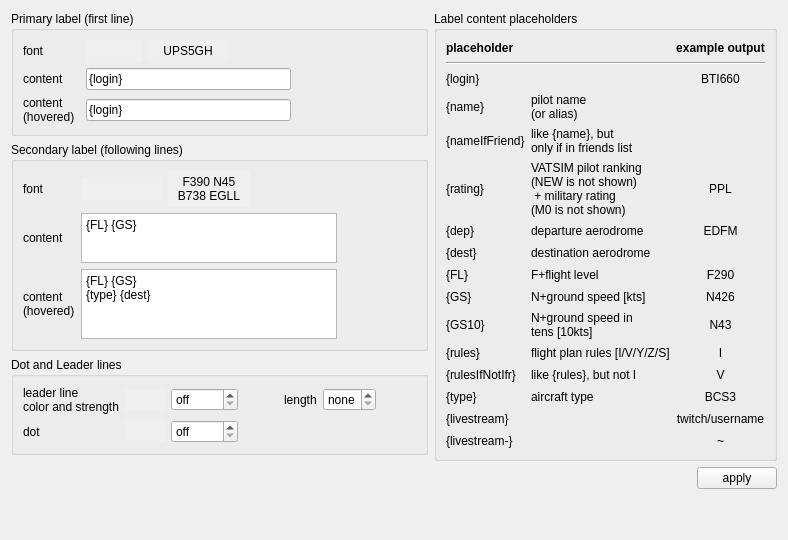
     <widget class="QWidget" name="tabPilots">
      <attribute name="title">
       <string>Pilots</string>
      </attribute>
      <layout class="QVBoxLayout" name="verticalLayout_7">
       <item>
        <layout class="QGridLayout" name="gridLayout_12">
         <item row="0" column="0">
          <widget class="QGroupBox" name="groupBox_5">
           <property name="title">
            <string>Primary label (first line)</string>
           </property>
           <layout class="QVBoxLayout" name="verticalLayout_17">
            <item>
             <layout class="QGridLayout" name="gridLayout_6">
              <item row="0" column="3" colspan="3">
               <spacer name="horizontalSpacer_10">
                <property name="orientation">
                 <enum>Qt::Horizontal</enum>
                </property>
                <property name="sizeHint" stdset="0">
                 <size>
                  <width>40</width>
                  <height>20</height>
                 </size>
                </property>
               </spacer>
              </item>
              <item row="0" column="0">
               <widget class="QLabel" name="label_30">
                <property name="text">
                 <string>font</string>
                </property>
                <property name="buddy">
                 <cstring>pbPilotFontColor</cstring>
                </property>
               </widget>
              </item>
              <item row="0" column="1">
               <widget class="QPushButton" name="pbPilotFontColor">
                <property name="autoFillBackground">
                 <bool>true</bool>
                </property>
                <property name="flat">
                 <bool>true</bool>
                </property>
               </widget>
              </item>
              <item row="1" column="4" colspan="2">
               <spacer name="horizontalSpacer_22">
                <property name="orientation">
                 <enum>Qt::Horizontal</enum>
                </property>
                <property name="sizeHint" stdset="0">
                 <size>
                  <width>40</width>
                  <height>20</height>
                 </size>
                </property>
               </spacer>
              </item>
              <item row="1" column="1" colspan="3">
               <widget class="QLineEdit" name="lineEditPilotPrimaryContent">
                <property name="text">
                 <string>{login}</string>
                </property>
               </widget>
              </item>
              <item row="0" column="2">
               <widget class="QPushButton" name="pbPilotFont">
                <property name="autoFillBackground">
                 <bool>true</bool>
                </property>
                <property name="text">
                 <string>UPS5GH</string>
                </property>
                <property name="flat">
                 <bool>true</bool>
                </property>
               </widget>
              </item>
              <item row="1" column="0">
               <widget class="QLabel" name="label_74">
                <property name="text">
                 <string>content</string>
                </property>
               </widget>
              </item>
              <item row="2" column="0">
               <widget class="QLabel" name="label_77">
                <property name="text">
                 <string>content
(hovered)</string>
                </property>
               </widget>
              </item>
              <item row="2" column="1" colspan="3">
               <widget class="QLineEdit" name="lineEditPilotPrimaryContentHovered">
                <property name="text">
                 <string>{login}</string>
                </property>
               </widget>
              </item>
             </layout>
            </item>
           </layout>
          </widget>
         </item>
         <item row="1" column="0">
          <widget class="QGroupBox" name="groupBox_6">
           <property name="title">
            <string>Secondary label (following lines)</string>
           </property>
           <layout class="QVBoxLayout" name="verticalLayout_21">
            <item>
             <layout class="QGridLayout" name="gridLayout_16">
              <item row="1" column="4">
               <spacer name="horizontalSpacer_21">
                <property name="orientation">
                 <enum>Qt::Horizontal</enum>
                </property>
                <property name="sizeHint" stdset="0">
                 <size>
                  <width>40</width>
                  <height>20</height>
                 </size>
                </property>
               </spacer>
              </item>
              <item row="1" column="0">
               <widget class="QLabel" name="label_18">
                <property name="text">
                 <string>content</string>
                </property>
               </widget>
              </item>
              <item row="0" column="2">
               <widget class="QPushButton" name="pbPilotFontSecondary">
                <property name="autoFillBackground">
                 <bool>true</bool>
                </property>
                <property name="text">
                 <string>F390 N45
B738 EGLL</string>
                </property>
                <property name="flat">
                 <bool>true</bool>
                </property>
               </widget>
              </item>
              <item row="1" column="1" colspan="3">
               <widget class="QPlainTextEdit" name="plainTextEditPilotSecondaryContent">
                <property name="maximumSize">
                 <size>
                  <width>16777215</width>
                  <height>50</height>
                 </size>
                </property>
                <property name="sizeAdjustPolicy">
                 <enum>QAbstractScrollArea::AdjustIgnored</enum>
                </property>
                <property name="lineWrapMode">
                 <enum>QPlainTextEdit::NoWrap</enum>
                </property>
                <property name="plainText">
                 <string>{FL} {GS}</string>
                </property>
               </widget>
              </item>
              <item row="0" column="3" colspan="2">
               <spacer name="horizontalSpacer_9">
                <property name="orientation">
                 <enum>Qt::Horizontal</enum>
                </property>
                <property name="sizeHint" stdset="0">
                 <size>
                  <width>40</width>
                  <height>20</height>
                 </size>
                </property>
               </spacer>
              </item>
              <item row="0" column="1">
               <widget class="QPushButton" name="pbPilotFontSecondaryColor">
                <property name="autoFillBackground">
                 <bool>true</bool>
                </property>
                <property name="flat">
                 <bool>true</bool>
                </property>
               </widget>
              </item>
              <item row="0" column="0">
               <widget class="QLabel" name="label_35">
                <property name="text">
                 <string>font</string>
                </property>
                <property name="buddy">
                 <cstring>pbPilotFontColor</cstring>
                </property>
               </widget>
              </item>
              <item row="2" column="0">
               <widget class="QLabel" name="label_73">
                <property name="text">
                 <string>content
(hovered)</string>
                </property>
               </widget>
              </item>
              <item row="2" column="1" colspan="3">
               <widget class="QPlainTextEdit" name="plainTextEditPilotSecondaryContentHovered">
                <property name="maximumSize">
                 <size>
                  <width>16777215</width>
                  <height>70</height>
                 </size>
                </property>
                <property name="lineWrapMode">
                 <enum>QPlainTextEdit::NoWrap</enum>
                </property>
                <property name="plainText">
                 <string>{FL} {GS}
{type} {dest}</string>
                </property>
               </widget>
              </item>
             </layout>
            </item>
           </layout>
          </widget>
         </item>
         <item row="2" column="0">
          <widget class="QGroupBox" name="groupBox_7">
           <property name="title">
            <string>Dot and Leader lines</string>
           </property>
           <layout class="QVBoxLayout" name="verticalLayout_18">
            <item>
             <layout class="QGridLayout" name="gridLayout_14">
              <item row="0" column="4">
               <widget class="QLabel" name="label_33">
                <property name="text">
                 <string>length</string>
                </property>
                <property name="buddy">
                 <cstring>spinBoxTimeline</cstring>
                </property>
               </widget>
              </item>
              <item row="0" column="0">
               <widget class="QLabel" name="label">
                <property name="sizePolicy">
                 <sizepolicy hsizetype="Preferred" vsizetype="Preferred">
                  <horstretch>0</horstretch>
                  <verstretch>0</verstretch>
                 </sizepolicy>
                </property>
                <property name="toolTip">
                 <string>Visualizes the current heading and speed of an airplane.</string>
                </property>
                <property name="text">
                 <string>leader line
color and strength</string>
                </property>
                <property name="buddy">
                 <cstring>pbTimeLineColor</cstring>
                </property>
               </widget>
              </item>
              <item row="0" column="5">
               <widget class="QSpinBox" name="spinBoxTimeline">
                <property name="toolTip">
                 <string>Length of Leader Line ahead of the airplane (in seconds corresponding to the speed of the aircraft)</string>
                </property>
                <property name="specialValueText">
                 <string>none</string>
                </property>
                <property name="accelerated">
                 <bool>true</bool>
                </property>
                <property name="suffix">
                 <string>s</string>
                </property>
                <property name="maximum">
                 <number>600</number>
                </property>
                <property name="singleStep">
                 <number>10</number>
                </property>
               </widget>
              </item>
              <item row="0" column="7">
               <spacer name="horizontalSpacer_13">
                <property name="orientation">
                 <enum>Qt::Horizontal</enum>
                </property>
                <property name="sizeHint" stdset="0">
                 <size>
                  <width>40</width>
                  <height>20</height>
                 </size>
                </property>
               </spacer>
              </item>
              <item row="0" column="3">
               <spacer name="horizontalSpacer_7">
                <property name="orientation">
                 <enum>Qt::Horizontal</enum>
                </property>
                <property name="sizeHint" stdset="0">
                 <size>
                  <width>40</width>
                  <height>20</height>
                 </size>
                </property>
               </spacer>
              </item>
              <item row="0" column="2">
               <widget class="QDoubleSpinBox" name="sbTimeLineStrength">
                <property name="toolTip">
                 <string>set to 0 to deactivate.</string>
                </property>
                <property name="specialValueText">
                 <string>off</string>
                </property>
                <property name="suffix">
                 <string> px</string>
                </property>
                <property name="decimals">
                 <number>1</number>
                </property>
                <property name="maximum">
                 <double>10.000000000000000</double>
                </property>
                <property name="singleStep">
                 <double>0.100000000000000</double>
                </property>
               </widget>
              </item>
              <item row="0" column="1">
               <widget class="QPushButton" name="pbTimeLineColor">
                <property name="autoFillBackground">
                 <bool>true</bool>
                </property>
                <property name="flat">
                 <bool>true</bool>
                </property>
               </widget>
              </item>
              <item row="1" column="0">
               <widget class="QLabel" name="label_31">
                <property name="text">
                 <string>dot</string>
                </property>
                <property name="buddy">
                 <cstring>pbPilotDotColor</cstring>
                </property>
               </widget>
              </item>
              <item row="1" column="1">
               <widget class="QPushButton" name="pbPilotDotColor">
                <property name="autoFillBackground">
                 <bool>true</bool>
                </property>
                <property name="flat">
                 <bool>true</bool>
                </property>
               </widget>
              </item>
              <item row="1" column="2">
               <widget class="QDoubleSpinBox" name="sbPilotDotSize">
                <property name="toolTip">
                 <string>set to 0 to deactivate.</string>
                </property>
                <property name="specialValueText">
                 <string>off</string>
                </property>
                <property name="suffix">
                 <string> px</string>
                </property>
                <property name="decimals">
                 <number>1</number>
                </property>
                <property name="maximum">
                 <double>10.000000000000000</double>
                </property>
                <property name="singleStep">
                 <double>0.100000000000000</double>
                </property>
               </widget>
              </item>
             </layout>
            </item>
           </layout>
          </widget>
         </item>
         <item row="4" column="0" colspan="2">
          <layout class="QHBoxLayout" name="horizontalLayout_10">
           <item>
            <spacer name="horizontalSpacer_37">
             <property name="orientation">
              <enum>Qt::Horizontal</enum>
             </property>
             <property name="sizeHint" stdset="0">
              <size>
               <width>40</width>
               <height>20</height>
              </size>
             </property>
            </spacer>
           </item>
           <item>
            <widget class="QPushButton" name="applyPilots">
             <property name="toolTip">
              <string>To see the effect, all pilots lists are re-calculated.</string>
             </property>
             <property name="text">
              <string>apply</string>
             </property>
            </widget>
           </item>
          </layout>
         </item>
         <item row="0" column="1" rowspan="4">
          <widget class="QGroupBox" name="groupBox_9">
           <property name="title">
            <string>Label content placeholders</string>
           </property>
           <layout class="QVBoxLayout" name="verticalLayout_6">
            <item>
             <widget class="QWidget" name="widget_9" native="true">
              <layout class="QGridLayout" name="gridLayout_18">
               <property name="leftMargin">
                <number>0</number>
               </property>
               <property name="topMargin">
                <number>0</number>
               </property>
               <property name="rightMargin">
                <number>0</number>
               </property>
               <property name="bottomMargin">
                <number>0</number>
               </property>
               <item row="10" column="2">
                <widget class="QLabel" name="label_68">
                 <property name="text">
                  <string>&lt;html&gt;&lt;head/&gt;&lt;body&gt;&lt;p align=&quot;center&quot;&gt;N43&lt;/p&gt;&lt;/body&gt;&lt;/html&gt;</string>
                 </property>
                </widget>
               </item>
               <item row="8" column="0">
                <widget class="QLabel" name="label_43">
                 <property name="text">
                  <string>{FL}</string>
                 </property>
                 <property name="textInteractionFlags">
                  <set>Qt::LinksAccessibleByMouse|Qt::TextSelectableByKeyboard|Qt::TextSelectableByMouse</set>
                 </property>
                </widget>
               </item>
               <item row="7" column="1">
                <widget class="QLabel" name="label_61">
                 <property name="text">
                  <string>destination aerodrome</string>
                 </property>
                </widget>
               </item>
               <item row="12" column="2">
                <widget class="QLabel" name="label_155">
                 <property name="text">
                  <string>&lt;html&gt;&lt;head/&gt;&lt;body&gt;&lt;p align=&quot;center&quot;&gt;V&lt;/p&gt;&lt;/body&gt;&lt;/html&gt;</string>
                 </property>
                </widget>
               </item>
               <item row="8" column="2">
                <widget class="QLabel" name="label_69">
                 <property name="text">
                  <string>&lt;html&gt;&lt;head/&gt;&lt;body&gt;&lt;p align=&quot;center&quot;&gt;F290&lt;/p&gt;&lt;/body&gt;&lt;/html&gt;</string>
                 </property>
                </widget>
               </item>
               <item row="0" column="2">
                <widget class="QLabel" name="label_54">
                 <property name="font">
                  <font>
                   <bold>true</bold>
                  </font>
                 </property>
                 <property name="text">
                  <string>&lt;html&gt;&lt;head/&gt;&lt;body&gt;&lt;p align=&quot;center&quot;&gt;example output&lt;/p&gt;&lt;/body&gt;&lt;/html&gt;</string>
                 </property>
                </widget>
               </item>
               <item row="7" column="0">
                <widget class="QLabel" name="label_56">
                 <property name="text">
                  <string>{dest}</string>
                 </property>
                 <property name="textInteractionFlags">
                  <set>Qt::LinksAccessibleByMouse|Qt::TextSelectableByKeyboard|Qt::TextSelectableByMouse</set>
                 </property>
                </widget>
               </item>
               <item row="9" column="1">
                <widget class="QLabel" name="label_64">
                 <property name="text">
                  <string>N+ground speed [kts]</string>
                 </property>
                </widget>
               </item>
               <item row="14" column="2">
                <widget class="QLabel" name="label_160">
                 <property name="text">
                  <string>&lt;html&gt;&lt;head/&gt;&lt;body&gt;&lt;p align=&quot;center&quot;&gt;twitch/username&lt;/p&gt;&lt;/body&gt;&lt;/html&gt;</string>
                 </property>
                </widget>
               </item>
               <item row="5" column="2">
                <widget class="QLabel" name="label_137">
                 <property name="text">
                  <string>&lt;html&gt;&lt;head/&gt;&lt;body&gt;&lt;p align=&quot;center&quot;&gt;PPL&lt;/p&gt;&lt;/body&gt;&lt;/html&gt;</string>
                 </property>
                </widget>
               </item>
               <item row="6" column="0">
                <widget class="QLabel" name="label_42">
                 <property name="text">
                  <string>{dep}</string>
                 </property>
                 <property name="textInteractionFlags">
                  <set>Qt::LinksAccessibleByMouse|Qt::TextSelectableByKeyboard|Qt::TextSelectableByMouse</set>
                 </property>
                </widget>
               </item>
               <item row="5" column="1">
                <widget class="QLabel" name="label_136">
                 <property name="text">
                  <string>VATSIM pilot ranking
(NEW is not shown)
 + military rating
(M0 is not shown)</string>
                 </property>
                </widget>
               </item>
               <item row="1" column="0" colspan="3">
                <widget class="Line" name="line_4">
                 <property name="orientation">
                  <enum>Qt::Horizontal</enum>
                 </property>
                </widget>
               </item>
               <item row="10" column="0">
                <widget class="QLabel" name="label_65">
                 <property name="text">
                  <string>{GS10}</string>
                 </property>
                 <property name="textInteractionFlags">
                  <set>Qt::LinksAccessibleByMouse|Qt::TextSelectableByKeyboard|Qt::TextSelectableByMouse</set>
                 </property>
                </widget>
               </item>
               <item row="2" column="2">
                <widget class="QLabel" name="label_76">
                 <property name="text">
                  <string>&lt;html&gt;&lt;head/&gt;&lt;body&gt;&lt;p align=&quot;center&quot;&gt;BTI660&lt;/p&gt;&lt;/body&gt;&lt;/html&gt;</string>
                 </property>
                </widget>
               </item>
               <item row="14" column="0">
                <widget class="QLabel" name="label_156">
                 <property name="text">
                  <string>{livestream}</string>
                 </property>
                 <property name="textInteractionFlags">
                  <set>Qt::LinksAccessibleByMouse|Qt::TextSelectableByKeyboard|Qt::TextSelectableByMouse</set>
                 </property>
                </widget>
               </item>
               <item row="0" column="0">
                <widget class="QLabel" name="label_53">
                 <property name="font">
                  <font>
                   <bold>true</bold>
                  </font>
                 </property>
                 <property name="text">
                  <string>placeholder</string>
                 </property>
                </widget>
               </item>
               <item row="12" column="0">
                <widget class="QLabel" name="label_153">
                 <property name="text">
                  <string>{rulesIfNotIfr}</string>
                 </property>
                 <property name="textInteractionFlags">
                  <set>Qt::LinksAccessibleByMouse|Qt::TextSelectableByKeyboard|Qt::TextSelectableByMouse</set>
                 </property>
                </widget>
               </item>
               <item row="9" column="2">
                <widget class="QLabel" name="label_67">
                 <property name="text">
                  <string>&lt;html&gt;&lt;head/&gt;&lt;body&gt;&lt;p align=&quot;center&quot;&gt;N426&lt;/p&gt;&lt;/body&gt;&lt;/html&gt;</string>
                 </property>
                </widget>
               </item>
               <item row="4" column="1">
                <widget class="QLabel" name="label_34">
                 <property name="text">
                  <string>like {name}, but 
only if in friends list</string>
                 </property>
                </widget>
               </item>
               <item row="4" column="0">
                <widget class="QLabel" name="label_28">
                 <property name="text">
                  <string>{nameIfFriend}</string>
                 </property>
                 <property name="textInteractionFlags">
                  <set>Qt::LinksAccessibleByMouse|Qt::TextSelectableByKeyboard|Qt::TextSelectableByMouse</set>
                 </property>
                </widget>
               </item>
               <item row="2" column="0">
                <widget class="QLabel" name="label_75">
                 <property name="text">
                  <string>{login}</string>
                 </property>
                 <property name="textInteractionFlags">
                  <set>Qt::LinksAccessibleByMouse|Qt::TextSelectableByKeyboard|Qt::TextSelectableByMouse</set>
                 </property>
                </widget>
               </item>
               <item row="5" column="0">
                <widget class="QLabel" name="label_135">
                 <property name="text">
                  <string>{rating}</string>
                 </property>
                 <property name="textInteractionFlags">
                  <set>Qt::LinksAccessibleByMouse|Qt::TextSelectableByKeyboard|Qt::TextSelectableByMouse</set>
                 </property>
                </widget>
               </item>
               <item row="12" column="1">
                <widget class="QLabel" name="label_154">
                 <property name="text">
                  <string>like {rules}, but not I</string>
                 </property>
                </widget>
               </item>
               <item row="3" column="0">
                <widget class="QLabel" name="label_116">
                 <property name="text">
                  <string>{name}</string>
                 </property>
                 <property name="textInteractionFlags">
                  <set>Qt::LinksAccessibleByMouse|Qt::TextSelectableByKeyboard|Qt::TextSelectableByMouse</set>
                 </property>
                </widget>
               </item>
               <item row="8" column="1">
                <widget class="QLabel" name="label_63">
                 <property name="text">
                  <string>F+flight level</string>
                 </property>
                </widget>
               </item>
               <item row="9" column="0">
                <widget class="QLabel" name="label_62">
                 <property name="text">
                  <string>{GS}</string>
                 </property>
                 <property name="textInteractionFlags">
                  <set>Qt::LinksAccessibleByMouse|Qt::TextSelectableByKeyboard|Qt::TextSelectableByMouse</set>
                 </property>
                </widget>
               </item>
               <item row="13" column="2">
                <widget class="QLabel" name="label_72">
                 <property name="text">
                  <string>&lt;html&gt;&lt;head/&gt;&lt;body&gt;&lt;p align=&quot;center&quot;&gt;BCS3&lt;/p&gt;&lt;/body&gt;&lt;/html&gt;</string>
                 </property>
                </widget>
               </item>
               <item row="11" column="0">
                <widget class="QLabel" name="label_46">
                 <property name="text">
                  <string>{rules}</string>
                 </property>
                 <property name="textInteractionFlags">
                  <set>Qt::LinksAccessibleByMouse|Qt::TextSelectableByKeyboard|Qt::TextSelectableByMouse</set>
                 </property>
                </widget>
               </item>
               <item row="6" column="1">
                <widget class="QLabel" name="label_60">
                 <property name="text">
                  <string>departure aerodrome</string>
                 </property>
                </widget>
               </item>
               <item row="13" column="1">
                <widget class="QLabel" name="label_71">
                 <property name="text">
                  <string>aircraft type</string>
                 </property>
                </widget>
               </item>
               <item row="6" column="2">
                <widget class="QLabel" name="label_40">
                 <property name="text">
                  <string>&lt;html&gt;&lt;head/&gt;&lt;body&gt;&lt;p align=&quot;center&quot;&gt;EDFM&lt;/p&gt;&lt;/body&gt;&lt;/html&gt;</string>
                 </property>
                </widget>
               </item>
               <item row="13" column="0">
                <widget class="QLabel" name="label_70">
                 <property name="text">
                  <string>{type}</string>
                 </property>
                 <property name="textInteractionFlags">
                  <set>Qt::LinksAccessibleByMouse|Qt::TextSelectableByKeyboard|Qt::TextSelectableByMouse</set>
                 </property>
                </widget>
               </item>
               <item row="11" column="2">
                <widget class="QLabel" name="label_51">
                 <property name="text">
                  <string>&lt;html&gt;&lt;head/&gt;&lt;body&gt;&lt;p align=&quot;center&quot;&gt;I&lt;/p&gt;&lt;/body&gt;&lt;/html&gt;</string>
                 </property>
                </widget>
               </item>
               <item row="3" column="1">
                <widget class="QLabel" name="label_150">
                 <property name="text">
                  <string>pilot name 
(or alias)</string>
                 </property>
                </widget>
               </item>
               <item row="10" column="1">
                <widget class="QLabel" name="label_66">
                 <property name="text">
                  <string>N+ground speed in
tens [10kts]</string>
                 </property>
                </widget>
               </item>
               <item row="11" column="1">
                <widget class="QLabel" name="label_48">
                 <property name="text">
                  <string>flight plan rules [I/V/Y/Z/S]</string>
                 </property>
                </widget>
               </item>
               <item row="15" column="0">
                <widget class="QLabel" name="label_178">
                 <property name="text">
                  <string>{livestream-}</string>
                 </property>
                </widget>
               </item>
               <item row="15" column="2">
                <widget class="QLabel" name="label_179">
                 <property name="text">
                  <string>&lt;html&gt;&lt;head/&gt;&lt;body&gt;&lt;p align=&quot;center&quot;&gt;~&lt;/p&gt;&lt;/body&gt;&lt;/html&gt;</string>
                 </property>
                </widget>
               </item>
              </layout>
             </widget>
            </item>
           </layout>
          </widget>
         </item>
        </layout>
       </item>
       <item>
        <spacer name="verticalSpacer">
         <property name="orientation">
          <enum>Qt::Vertical</enum>
         </property>
         <property name="sizeHint" stdset="0">
          <size>
           <width>20</width>
           <height>40</height>
          </size>
         </property>
        </spacer>
       </item>
      </layout>
     </widget>
